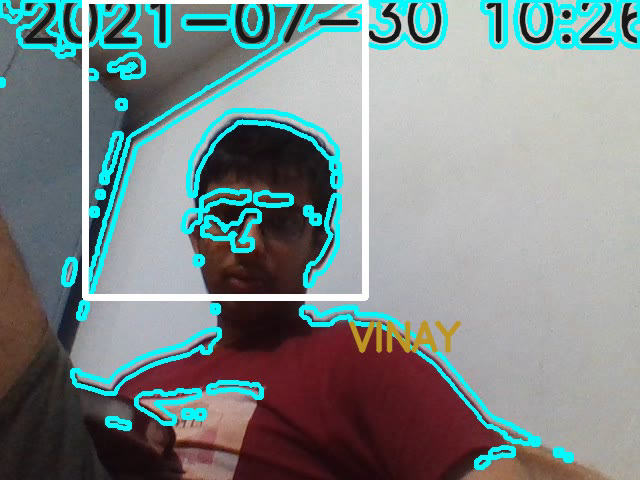
#> input picture frame 2 of filename.avi, 640 x 480 px, given in place of the camera
$ python main.py
#> lines starting #> are read from the running program, lines starting #| are printed output that depends on the picture; after the words box and inside, x2 and y2 are one past the last pixel; in counts of white or black regions, pixels touching at a corner belong together

import cv2
import numpy as np
import winsound
import datetime


now = datetime.datetime.now()
video = cv2.VideoCapture(0)
if (video.isOpened() == False):
    print("Error reading video file")
frame_width = int(video.get(3))
frame_height = int(video.get(4))
size = (frame_width, frame_height)
out = cv2.VideoWriter('filename.avi', cv2.VideoWriter_fourcc(*'MJPG'), 10, size)

# [6 lines of commented-out code are left out]
while video.isOpened():
    ret, frame1 = video.read()
#> frame1 is the input picture: shape (480, 640, 3); mean B, G, R 138.1, 137.9, 124.5
    ret, frame2 = video.read()
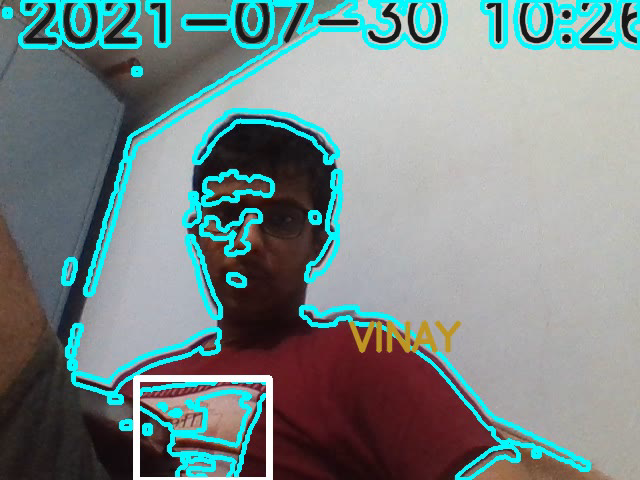
#> input picture frame 3 of filename.avi, 640 x 480 px, given in place of the camera
#> frame2 is the input picture: shape (480, 640, 3); mean B, G, R 137.2, 137.5, 121.6

    #gray = cv2.cvtColor(frame1, cv2.COLOR_BGR2GRAY)
    font = cv2.FONT_HERSHEY_SIMPLEX
    text = 'width:' + str(video.get(1)) +'height:' + str(video.get(2))
    datet = str(datetime.datetime.now())
    #frame1 = cv2.putText(frame1, text, (10, 50), font, 2, (255, 255, 255), 1, cv2.LINE_AA)
    frame1 = cv2.putText(frame1, datet, (20, 40), font, 2, (25, 25, 25), 3, cv2.LINE_AA)
#> frame1: shape (480, 640, 3); 2.34% of pixels changed, all inside (x1, y1, x2, y2) = (23, 0, 640, 44)
    diff = cv2.absdiff(frame1, frame2)
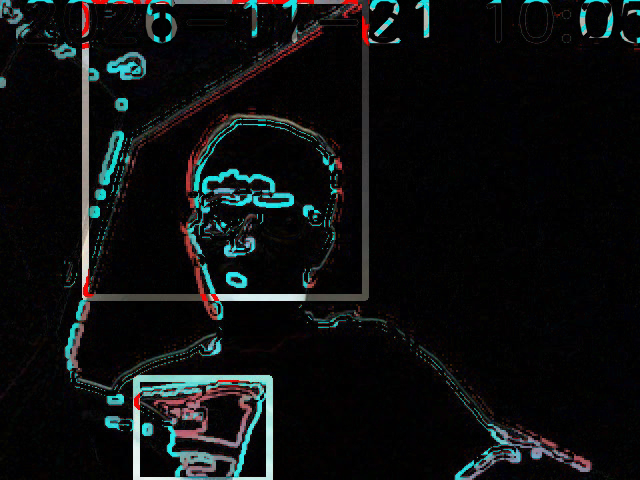
#> diff: shape (480, 640, 3); mean B, G, R 17.2, 16.7, 14.3
    gray = cv2.cvtColor(diff, cv2.COLOR_BGR2GRAY)
    blur = cv2.GaussianBlur(gray, (5, 5), 0)
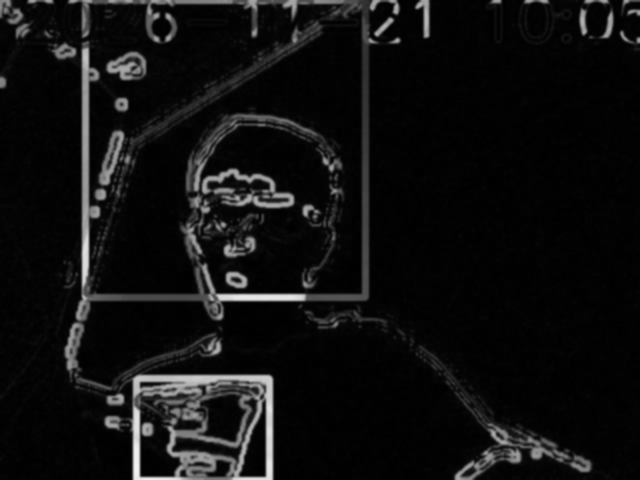
#> blur: shape (480, 640); min 0, max 242, mean 16
    _, thresh = cv2.threshold(blur, 20, 255, cv2.THRESH_BINARY)
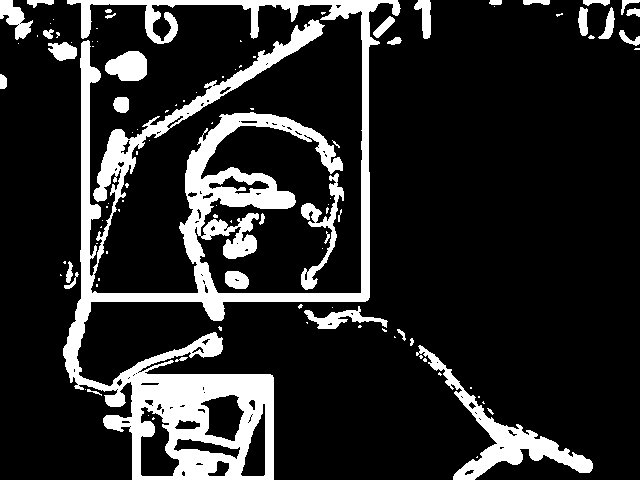
#> thresh: shape (480, 640); 16.1% white; 103 white regions (69 under 20 px), largest, box (x1, y1, x2, y2) and area: (63, 0, 401, 480) 38046, (416, 345, 593, 480) 4003, (301, 173, 344, 290) 1221
    dilated = cv2.dilate(thresh, None, iterations=3)
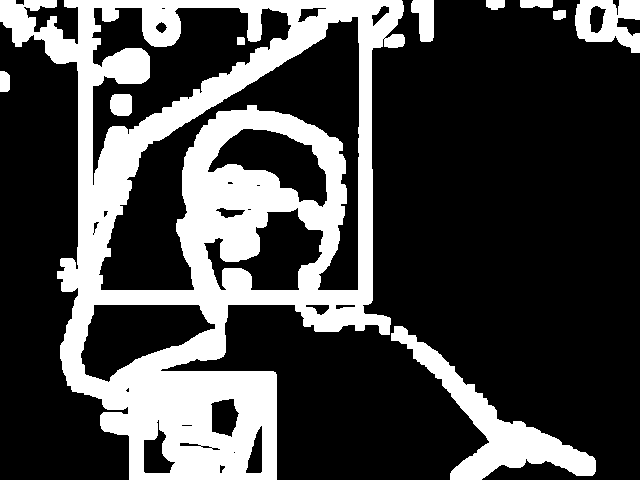
#> dilated: shape (480, 640); 27.2% white; 10 white regions
    contours, _ = cv2.findContours(dilated, cv2.RETR_TREE, cv2.CHAIN_APPROX_SIMPLE)
#> contours = 40 contours, 8 with area under 20; largest, box (x1, y1, x2, y2) and area: (0, 0, 405, 480) 123746, (98, 16, 360, 291) 22392, (91, 7, 292, 186) 13016, (391, 326, 596, 480) 6874, (80, 304, 216, 383) 6387
    cv2.drawContours(frame1, contours, -1, (255, 251, 0), 3)
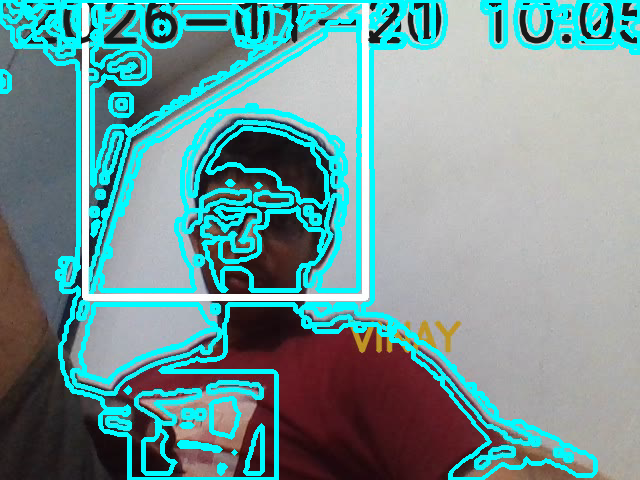
#> frame1: shape (480, 640, 3); mean B, G, R 152.8, 152.1, 112
    for c in contours:
        if cv2.contourArea(c) < 5000:
            continue
        x, y, w, h = cv2.boundingRect(c)
        cv2.rectangle(frame1, (x, y), (x+w, y+h), (255, 255, 255), 5)
        #cv2.rectangle(blur, (x, y), (x+w, y+h), (0, 3, 25), 4)
        window_name = 'frame1'
        font = cv2.FONT_HERSHEY_SIMPLEX
        org = (350, 350)
        fontScale = 1.3
        color = (37, 150, 190)
        thickness = 4

        image = cv2.putText(frame1, 'VINAY ', org, font,
                            fontScale, color, thickness, cv2.LINE_AA)

        winsound.PlaySound('alert.wav', winsound.SND_ASYNC)
#> this loop made 40 passes
#> (x, y, w, h) on passes 1, 9, 22, 34, 37: (391, 326, 205, 154), (0, 0, 405, 480), (80, 304, 136, 79), (98, 16, 262, 275), (91, 7, 201, 179)
#> c on passes 11, 32: [[233, 452], [234, 451], [235, 452], [234, 453]], [[383, 38], [384, 37], [385, 38], [384, 39]]
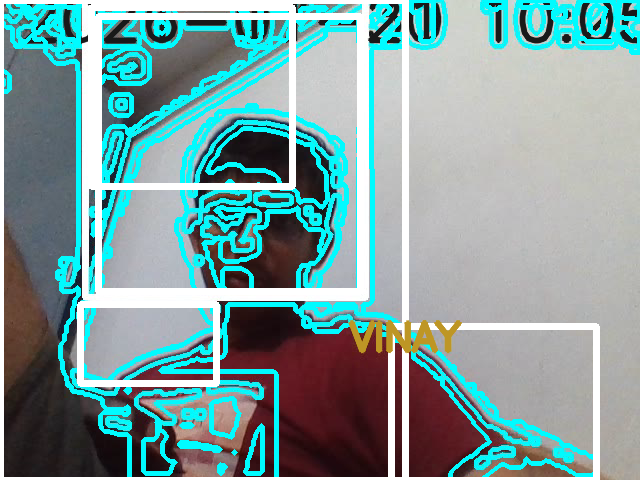
#> frame1: shape (480, 640, 3); 9.5% of pixels changed, all inside (x1, y1, x2, y2) = (0, 0, 600, 480)
    if cv2.waitKey(10) == ord('v'):
#> (key Esc is pressed here)
        break
    out.write(frame1)

    cv2.imshow(' safe house hidden cam', frame1)
    #cv2.imshow('vinay', blur)

$ run again, starting later in the video
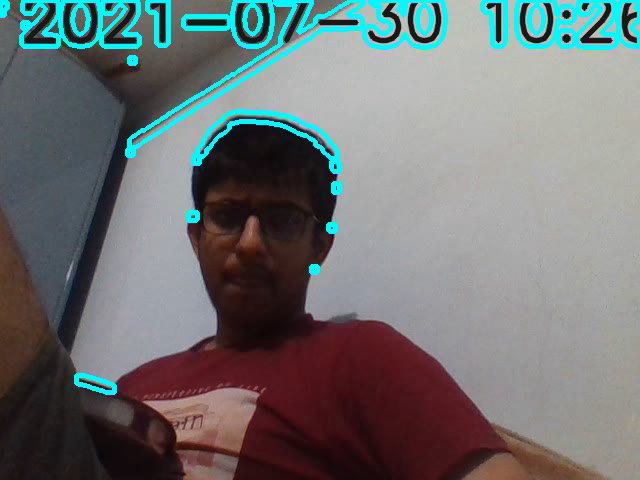
#> input picture frame 10 of filename.avi, 640 x 480 px, given in place of the camera
#> frame1 is the input picture: shape (480, 640, 3); mean B, G, R 115.9, 115.3, 111.9
#> `_, thresh = cv2.threshold(blur, 20, 255, cv2.THRESH_BINARY)`:
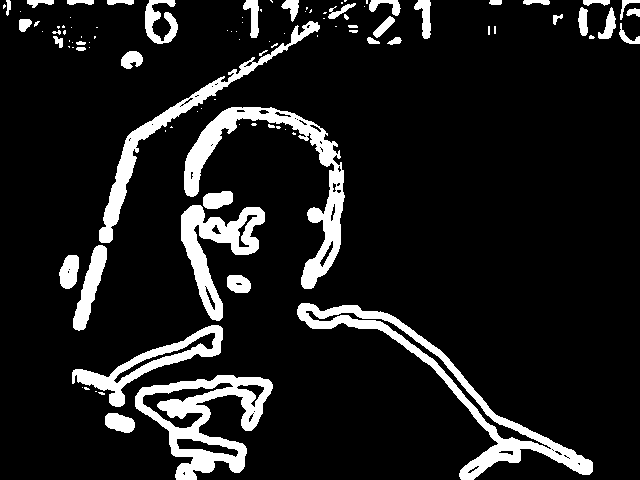
#> thresh: shape (480, 640); 11.4% white; 101 white regions (57 under 20 px), largest, box (x1, y1, x2, y2) and area: (297, 303, 593, 480) 6247, (135, 375, 273, 480) 5635, (184, 107, 345, 289) 5533
#> dilated: shape (480, 640); 20.8% white; 30 white regions
#> contours = 43 contours, 4 with area under 20; largest, box (x1, y1, x2, y2) and area: (69, 104, 348, 436) 20240, (56, 0, 361, 334) 10508, (294, 300, 596, 480) 10478, (132, 372, 276, 480) 9300, (575, 0, 640, 47) 2349
#> the loop `for c in contours:` made 43 passes
#> c on passes 4, 15, 18, 20, 23, 24, 26, 34: [[175, 421], [176, 420], [177, 421], [176, 422]], [[236, 36], [236, 42], [242, 42], [242, 36]], [[93, 24], [93, 30], [100, 30], [100, 24]], [[332, 23], [332, 29], [339, 29], [339, 23]], [[239, 14], [239, 25], [245, 25], [245, 14]], [[67, 14], [67, 20], [73, 20], [73, 14]], [[17, 8], [17, 14], [23, 14], [23, 8]], [[78, 285], [79, 284], [80, 285], [79, 286]]
#> after the loop `for c in contours:`:
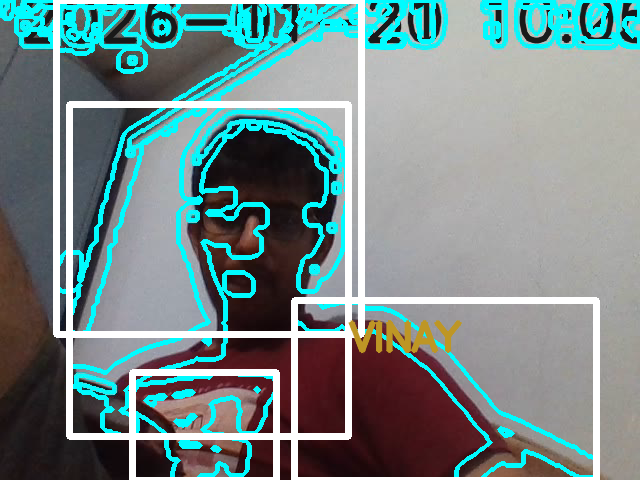
#> frame1: shape (480, 640, 3); mean B, G, R 139.6, 139.6, 117.4

$ run again, starting later in the video
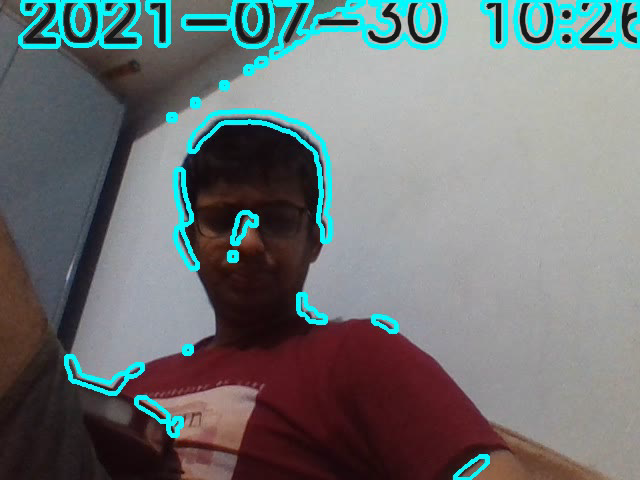
#> input picture frame 19 of filename.avi, 640 x 480 px, given in place of the camera
#> frame1 is the input picture: shape (480, 640, 3); mean B, G, R 118, 117.1, 111.2
#> `_, thresh = cv2.threshold(blur, 20, 255, cv2.THRESH_BINARY)`:
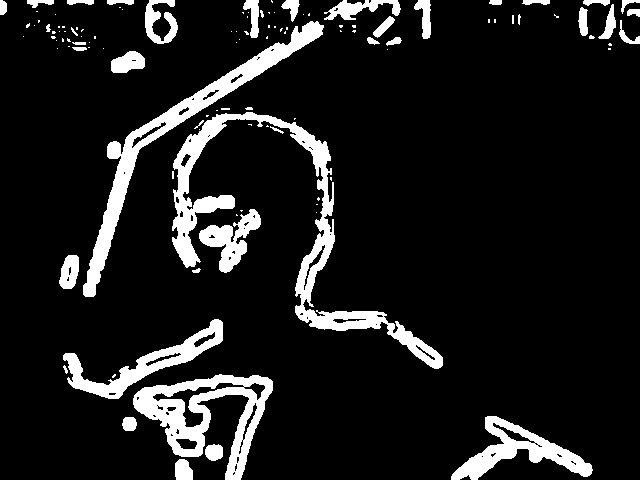
#> thresh: shape (480, 640); 11.2% white; 114 white regions (72 under 20 px), largest, box (x1, y1, x2, y2) and area: (172, 112, 443, 369) 8517, (83, 21, 324, 297) 6154, (133, 374, 273, 480) 5494
#> dilated: shape (480, 640); 20.1% white; 22 white regions
#> contours = 44 contours, 12 with area under 20; largest, box (x1, y1, x2, y2) and area: (56, 0, 446, 372) 31874, (60, 316, 276, 480) 15697, (448, 413, 596, 480) 4564, (575, 0, 640, 53) 2452, (142, 0, 181, 47) 1548
#> the loop `for c in contours:` made 44 passes
#> c on passes 3, 8, 11, 13, 14, 15, 17, 20: [[223, 461], [224, 460], [225, 461], [224, 462]], [[187, 393], [188, 392], [189, 393], [188, 394]], [[139, 384], [140, 383], [141, 384], [140, 385]], [[100, 45], [100, 51], [106, 51], [106, 45]], [[20, 33], [20, 39], [26, 39], [26, 33]], [[228, 28], [228, 34], [239, 34], [239, 28]], [[485, 16], [485, 25], [498, 25], [498, 16]], [[52, 11], [52, 17], [58, 17], [58, 11]]
#> after the loop `for c in contours:`:
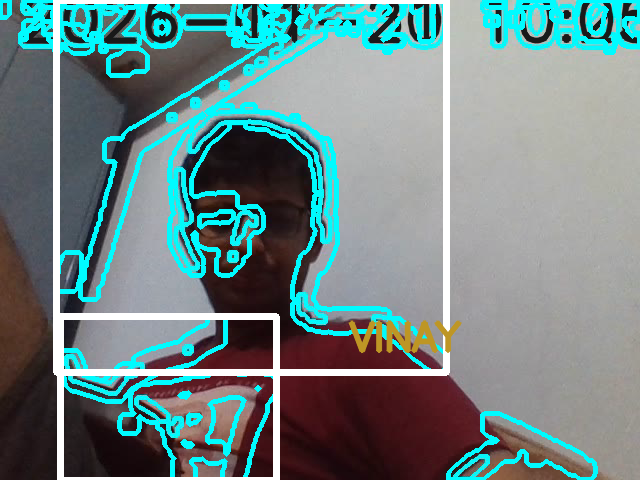
#> frame1: shape (480, 640, 3); mean B, G, R 135.9, 135.6, 111.3
